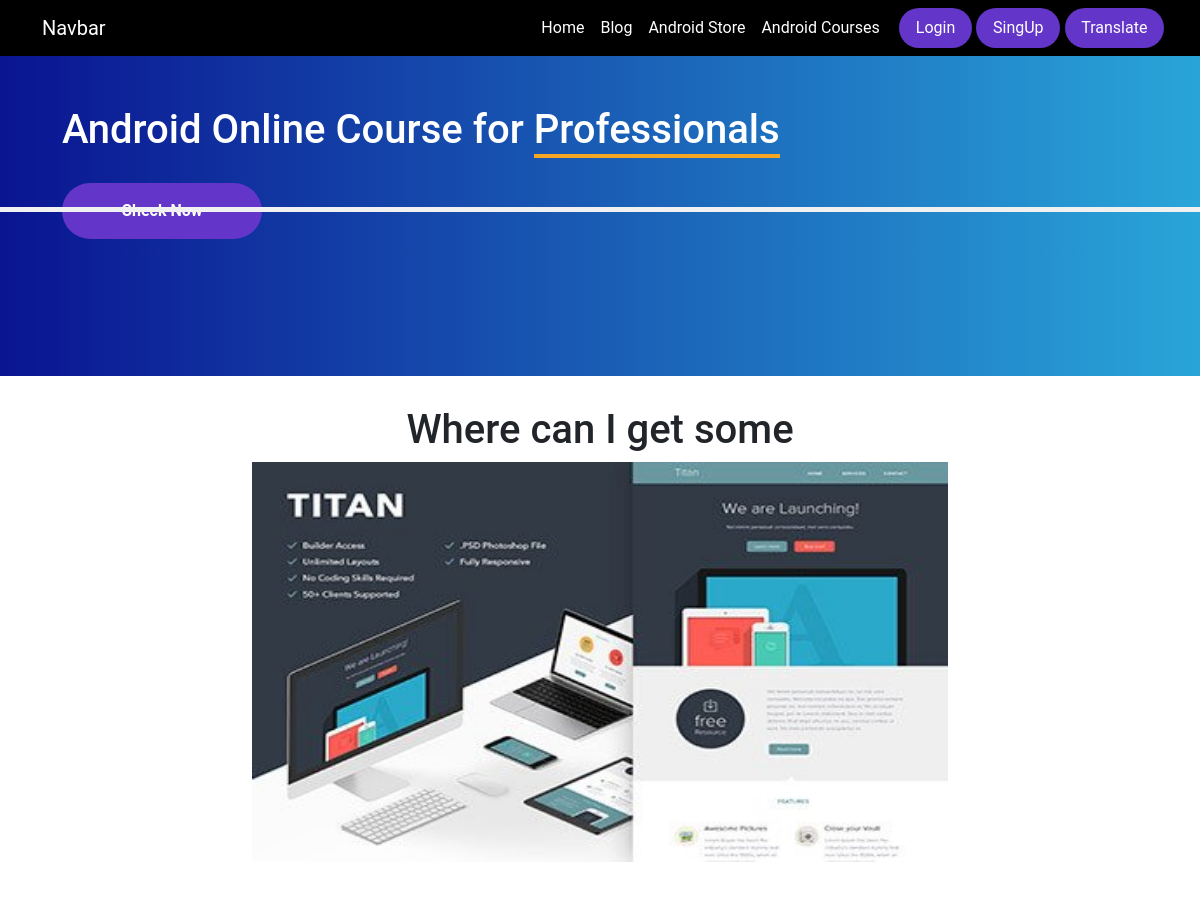
Before: /details_blog/13/ (upper part) with the older database file.
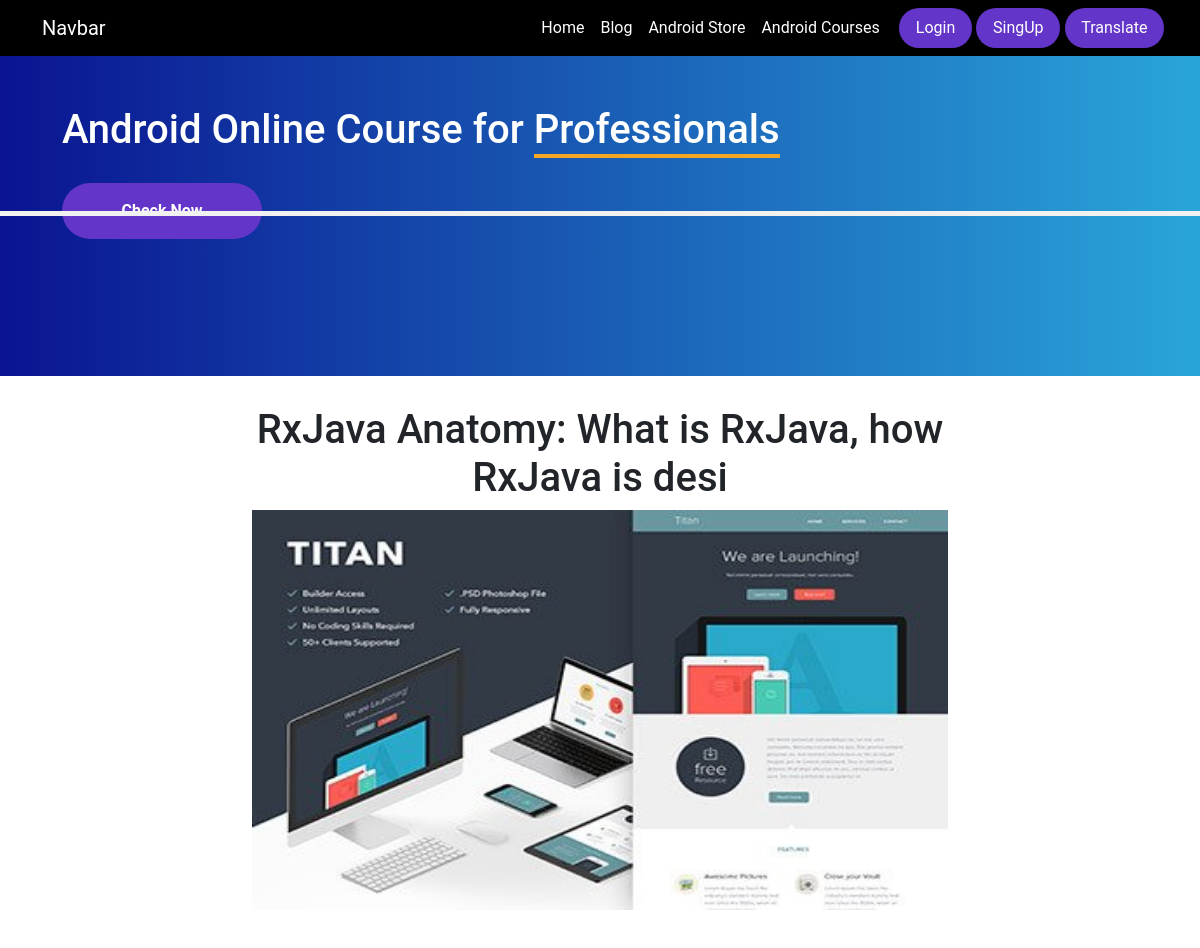
After: the same page with the newer database file.
### web_english/models.py (models this page shows, shortened)
class Blog(models.Model):
    titel=models.CharField(max_length=50)
    category=models.CharField(max_length=50)
    image=models.ImageField(upload_to="static/blog_image/")
    post=RichTextField(blank=True,null=True)
    date=models.DateTimeField(default=datetime.now())

### web_english/views.py (the view)
# urls.py: path('details_blog/<int:id>/', views.details_blog, name="details_blog"),
def details_blog(request,id):
    blog=Blog.objects.filter(id=id)
    sendblog={
        'blog':blog
    }
    return render(request,"details_blog.html",sendblog)

### web_english/templates/details_blog.html (shortened to what this page needs)
{% extends 'base.html' %}
{% load static %}
{% load static %}
{% block head %}
<link rel="stylesheet" type="text/css" href="{% static 'css/style.css' %}">
{% endblock  %}
{% block body %}
	<div class="progress_header">
        <div class="progress-container">
        </div>
    </div>
    <div class="container-fluid blog_details_slid">
    	<div id="carouselExampleSlidesOnly" class="carousel slide container-fluid" data-bs-ride="carousel">
        <div class="carousel-inner" >
            <div class="carousel-item active ">
                <h1>Android Online Course for <p style="margin:0px;padding:0px; border-bottom:4px solid rgb(245, 166, 35);display:inline-block;">Professionals</p></h1>
				<button>Check Now</button>
            </div>
        </div>
        </div>
    </div>
	<div class="container d_blog">
		{% for i in blog %}
			<h1 class="d_blog_head">{{i.titel}}</h1>
	        <img class="d_blog_img" src="{{i.image.url}}">
    	{% endfor %}
	</div>
{% endblock  %}

Changed rows visible on the page:
changed Blog: titel "Where can I get some" → "RxJava Anatomy: What is RxJava, how RxJava is desi"
